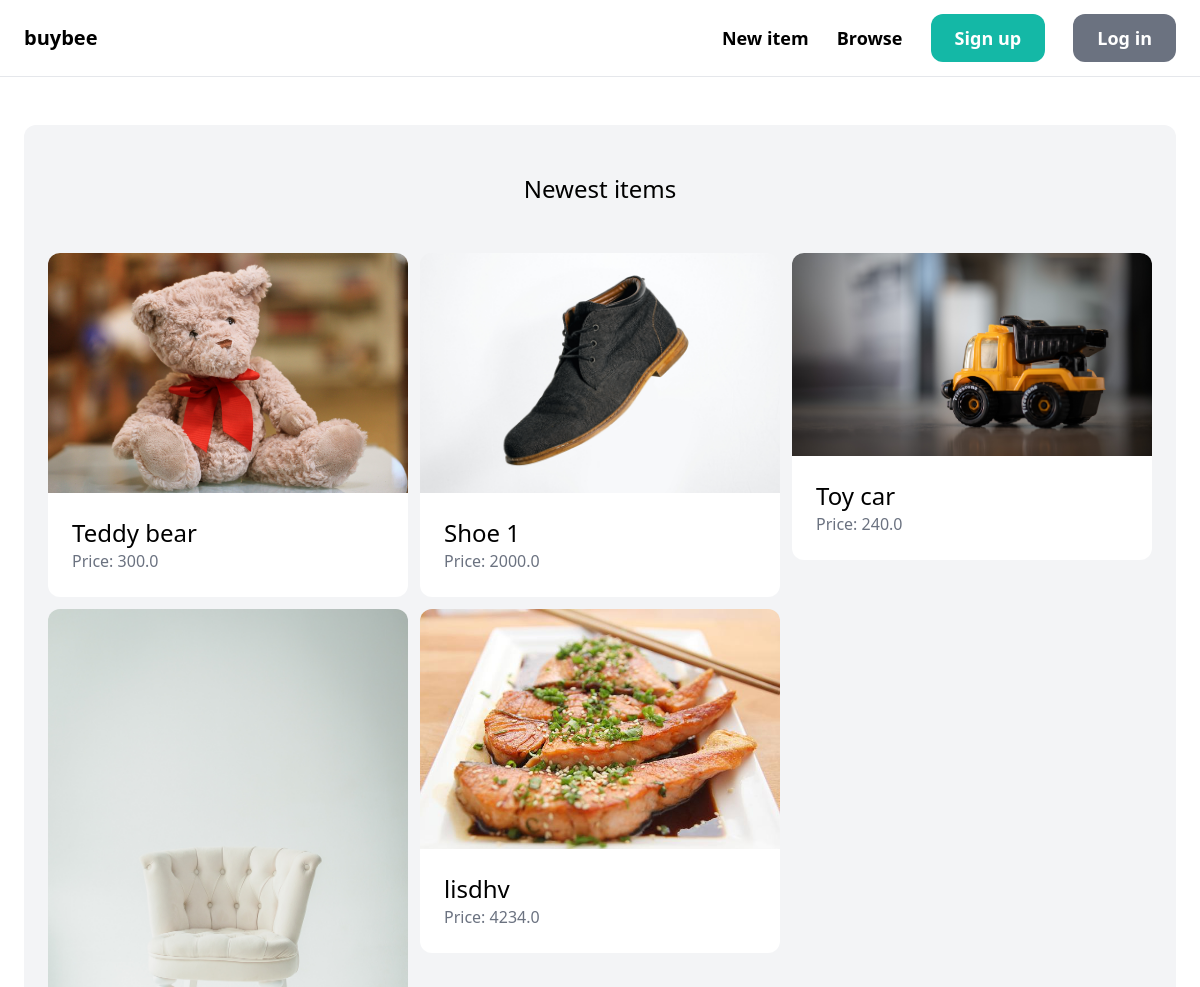
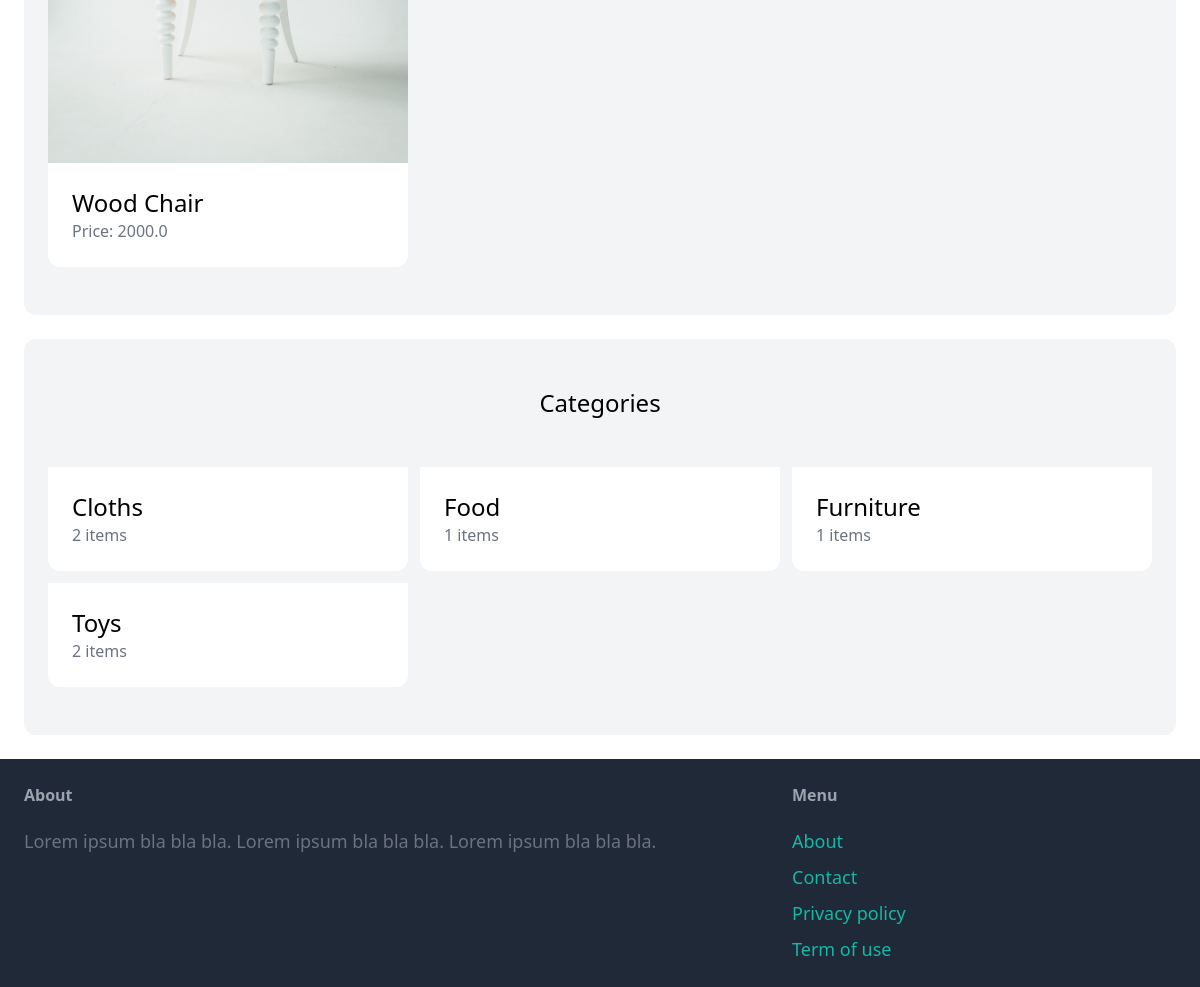
The page / on the database its author committed (2 pictures, top to bottom).
### item/models.py (models this page shows, shortened)
class Item(models.Model):
    category = models.ForeignKey(Category, related_name='items', on_delete=models.CASCADE)
    name = models.CharField(max_length=255)
    description = models.TextField(blank=True, null=True)
    price = models.FloatField()
    image = models.ImageField(upload_to='item_images', blank=True, null=True)
    is_sold = models.BooleanField(default=False)
    created_by = models.ForeignKey(User, related_name='items', on_delete=models.CASCADE)
    created_at = models.DateTimeField(auto_now_add=True)

class Category(models.Model):
    name = models.CharField(max_length=255)
    class Meta:
        ordering = ('name',)
        verbose_name_plural = 'Categories'

### core/views.py (the view)
# urls.py: path('', views.index, name='index'),
def index(request):
    items = Item.objects.filter(is_sold = False) [0:6]
    categories = Category.objects.all()
    return render(request, 'core/index.html', {
        'categories': categories,
        'items': items,
    })

### core/templates/core/index.html (shortened to what this page needs)
{% extends "core/base.html" %}
{% block content %}
    <div class="mt-6 px-6 py-12 bg-gray-100 rounded-xl">
        <h2 class="mb-12 text-2xl text-center">Newest items</h2>
        <div class="grid grid-cols-3 gap-3">
            {% for item in items %}
                <div>
                    <a href="{% url "item:detail" item.id %}">
                        <div>
                            <img src="{{ item.image.url }}" class="rounded-t-xl">
                        </div>
                        <div class="p-6 bg-white rounded-b-xl">
                            <h2 class="text-2xl">{{ item.name }}</h2>
                            <p class="text-gray-500">Price: {{ item.price }}</p>
                        </div>
                    </a>
                </div>
            {% endfor %}
        </div>
    </div>
    <div class="mt-6 px-6 py-12 bg-gray-100 rounded-xl">
        <h2 class="mb-12 text-2xl text-center">Categories</h2>
        <div class="grid grid-cols-3 gap-3">
            {% for category in categories %}
                <div>
                    <a href="#">
                        <div class="p-6 bg-white rounded-b-xl">
                            <h2 class="text-2xl">{{ category.name }}</h2>
                            <p class="text-gray-500">{{ category.items.count }} items</p>
                        </div>
                    </a>
                </div>
            {% endfor %}
        </div>
    </div>
{% endblock  %}

### core/templates/core/base.html (shortened to what this page needs)
<html>
    <head>
        {% load static %}
        <script src="https://cdn.tailwindcss.com"></script>
    </head>
    <body>
        <nav class="py-6 px-6 flex justify-between items-center border-b border-gray-200">
            <a href="/" class="text-xl font-semibold">buybee</a>
            <div class="space-x-6">
                <a href="{% url 'item:new' %}" class="text-lg font-semibold hover:text-gray-500">New item</a>
                <a href="{% url "item:items" %}" class="text-lg font-semibold hover:text-gray-500">Browse</a>
                {% if request.user.is_authenticated %}
                    <a href="{% url 'conversation:inbox' %}" class="px-6 py-3 text-lg font-semibold bg-teal-500 text-white rounded-xl hover:bg-teal-700">Inbox</a>
                    <a href="{% url 'dashboard:index' %}" class="px-6 py-3 text-lg font-semibold bg-gray-500 text-white rounded-xl hover:bg-gray-700">Dashboard</a>
                {% else %}
                    <a href="{% url 'core:signup' %}" class="px-6 py-3 text-lg font-semibold bg-teal-500 text-white rounded-xl hover:bg-teal-700">Sign up</a>
                    <a href="{% url 'core:login' %}" class="px-6 py-3 text-lg font-semibold bg-gray-500 text-white rounded-xl hover:bg-gray-700">Log in</a>
                {% endif %}
            </div>
        </nav>
        <div class="px-6 py-6">
            {% block content %}
            {% endblock %}
        </div>
        <footer class="py-6 px-6 flex justify-between bg-gray-800">
            <div class="w-2/3 pr-10">
                <h3 class="mb-5 font-semibold text-gray-400">About</h3>
                <p class="text-lg text-gray-500">Lorem ipsum bla bla bla. Lorem ipsum bla bla bla. Lorem ipsum bla bla bla.</p>
            </div>
            <div class="w-1/3">
                <h3 class="mb-5 font-semibold text-gray-400">Menu</h3>
                <ul class="space-y-2">
                    <li><a href="#" class="text-lg text-teal-500 hover:text-teal-700">About</a></li>
                    <li><a href="{% url 'core:contact' %}" class="text-lg text-teal-500 hover:text-teal-700">Contact</a></li>
                    <li><a href="#" class="text-lg text-teal-500 hover:text-teal-700">Privacy policy</a></li>
                    <li><a href="#" class="text-lg text-teal-500 hover:text-teal-700">Term of use</a></li>
                </ul>
            </div>
        </footer>
    </body>
</html>

### rows shown on the page
Item: image (picture), name "Teddy bear", price "300.0"
Item: image (picture), name "Shoe 1", price "2000.0"
Item: image (picture), name "Toy car", price "240.0"
Item: image (picture), name "Wood Chair", price "2000.0"
Item: image (picture), name "lisdhv", price "4234.0"
Category: name "Cloths", items.count "2"
Category: name "Food", items.count "1"
Category: name "Furniture", items.count "1"
Category: name "Toys", items.count "2"
